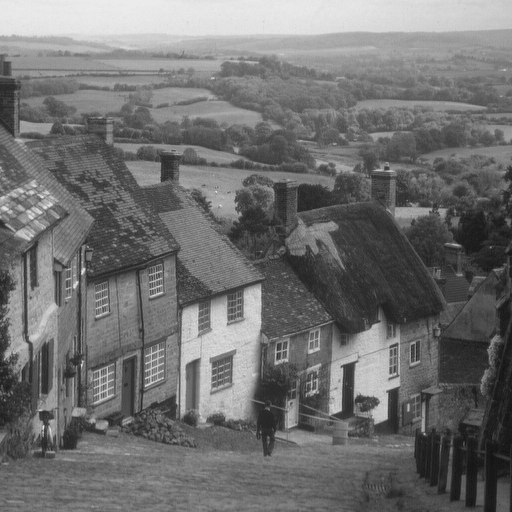
#> input picture 01-trabalho00-pi/02-input_images/city.png, 512 x 512 px, found by its file name
$ python 01-questao01.py
#> lines starting #> are read from the running program, lines starting #| are printed output that depends on the picture
import cv2 as cv
import numpy as np

#reading image
img = cv.imread('../images/city.png')
#> img is the input picture: shape (512, 512, 3); min 16, max 235, mean 112.2

#i) Computes the negative of the image
dst = cv.bitwise_not(img)
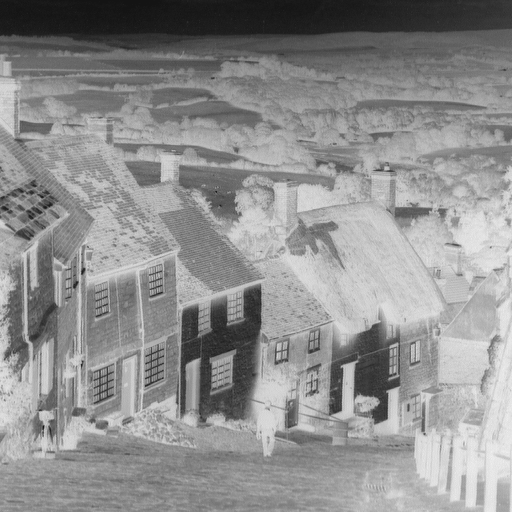
#> dst: shape (512, 512, 3); min 20, max 239, mean 142.8

#ii) Changes image intesity to [100,200] interval
#img = cv.convertScaleAbs(img,alpha=100/255,beta=100)
dst = np.floor((100/255)*img + 100).astype(np.uint8)
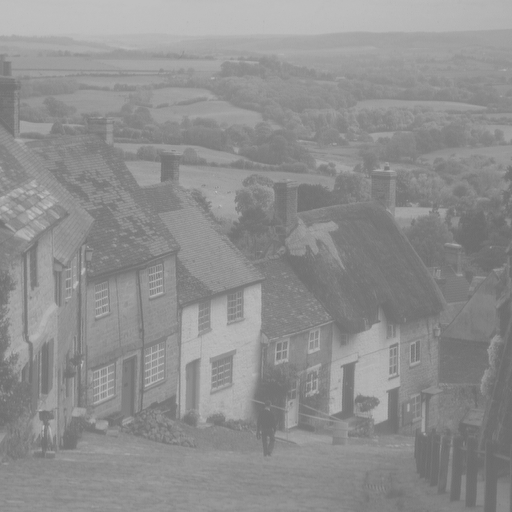
#> dst: shape (512, 512, 3); min 106, max 192, mean 143.5

#iii) Invert (flip) even lines (is this vectorized???)
img[::2] = cv.flip(img[::2],1)
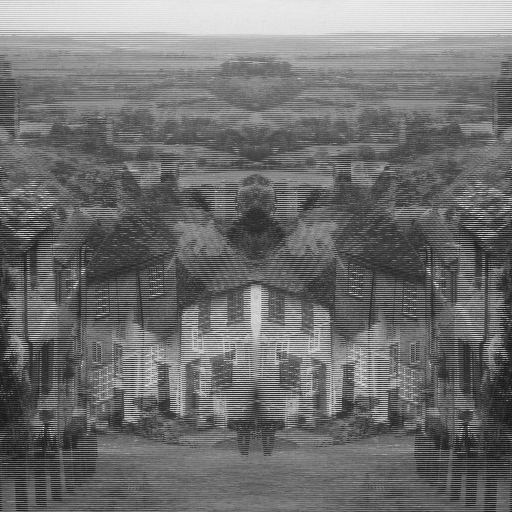
#> img: shape (512, 512, 3); min 16, max 235, mean 112.2
dst = img

#iv) Mirror the top of the image at the bottom
middle = img.shape[0]//2
#> middle = 256
img_m = cv.flip(img[:middle],0)
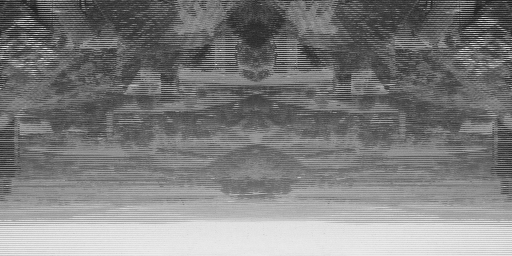
#> img_m: shape (256, 512, 3); min 22, max 235, mean 126.4
img[middle:] = img_m
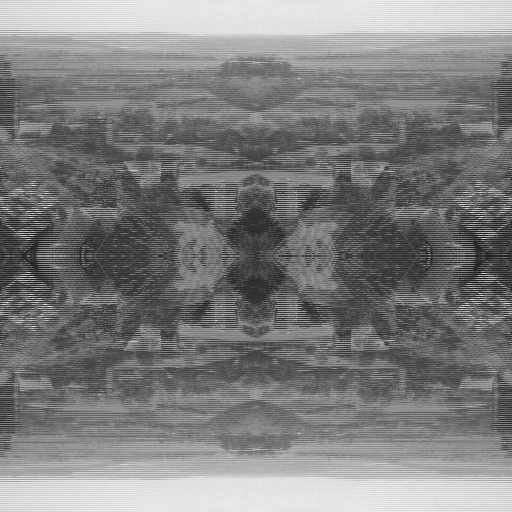
#> img: shape (512, 512, 3); min 22, max 235, mean 126.4

dst = img

cv.imshow('city',dst)
cv.waitKey(0)
cv.destroyAllWindows()

$ run again, with 01-trabalho00-pi/02-input_images/butterfly.png copied over 01-trabalho00-pi/02-input_images/city.png
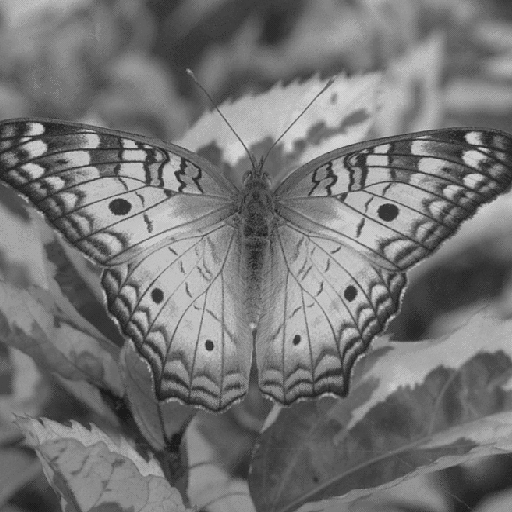
#> input picture 01-trabalho00-pi/02-input_images/butterfly.png, 512 x 512 px, found by its file name
#> img is the input picture: shape (512, 512, 3); min 27, max 212, mean 116.8
#> `img_m = cv.flip(img[:middle],0)`:
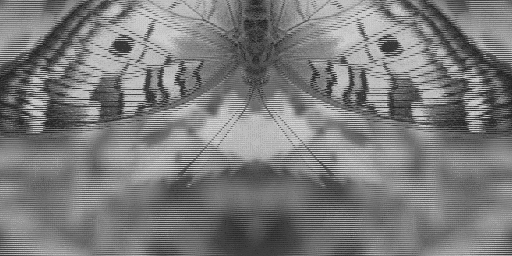
#> img_m: shape (256, 512, 3); min 27, max 212, mean 123
#> `img[middle:] = img_m`:
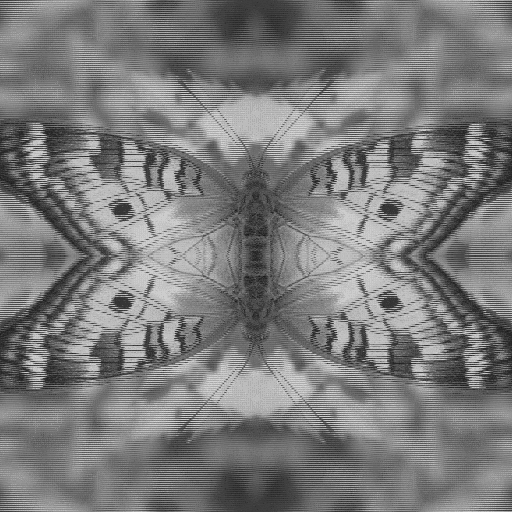
#> img: shape (512, 512, 3); min 27, max 212, mean 123

$ run again, with 01-trabalho00-pi/02-input_images/house.png copied over 01-trabalho00-pi/02-input_images/city.png
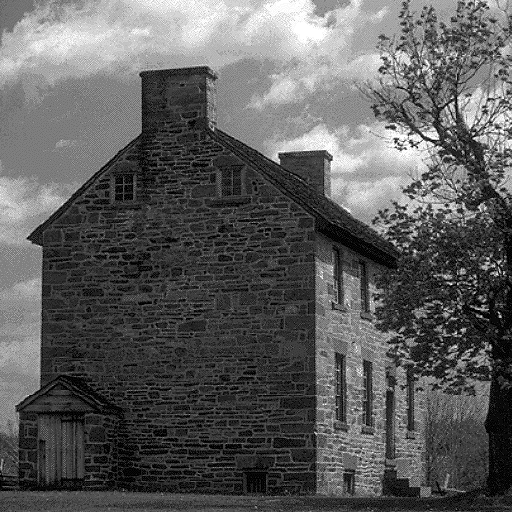
#> input picture 01-trabalho00-pi/02-input_images/house.png, 512 x 512 px, found by its file name
#> img is the input picture: shape (512, 512, 3); min 0, max 255, mean 92.9
#> `img_m = cv.flip(img[:middle],0)`:
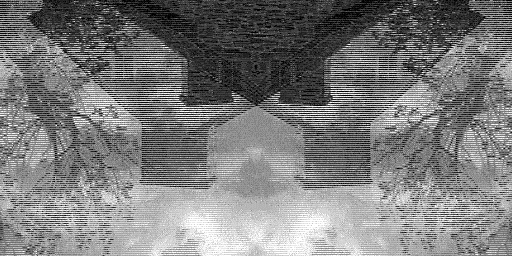
#> img_m: shape (256, 512, 3); min 0, max 255, mean 123.5
#> `img[middle:] = img_m`:
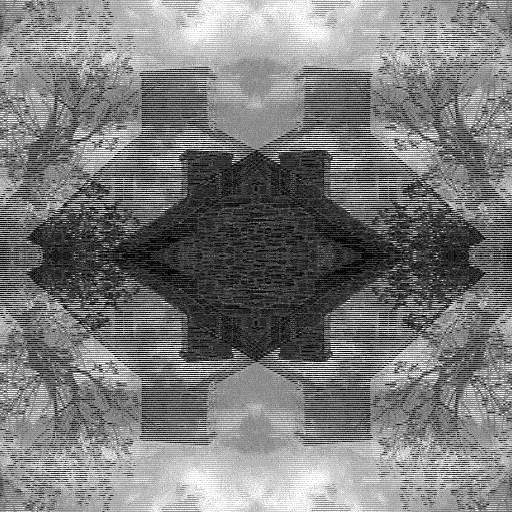
#> img: shape (512, 512, 3); min 0, max 255, mean 123.5
